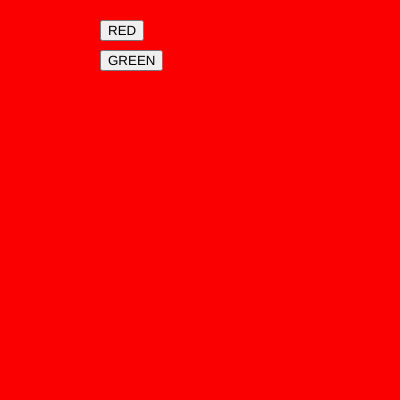
Frame 1 (no input)
Frame 60 (no input): identical to frame 1, image omitted
Frame 120 (the mouse pressed at the canvas centre since frame 60): identical to frame 1, image omitted

The p5.js sketch that drew this single still picture (run headless with seeded random() and noise() and a simulated clock; from frame 60 on, the mouse is pressed at the canvas centre):

// p5.js sketch
// ── sketch.js
var btn_red;
var btn_green;

var r = 250;
var g = 0;
var b = 0;

function setup() {
  createCanvas(400, 400);  
  btn_red = createButton("RED");
  btn_red.position(100,20);
  btn_red.mousePressed(red_bg);
  btn_green=createButton("GREEN");
  btn_green.position(100,50);
  btn_green.mousePressed(green_bg);
}
function red_bg(){
  r=255;
  g=0;
  b=0;
}
function green_bg(){
  r=0;
  g=255;
  b=0;
}
function draw() {
  background(r,g,b);
}
